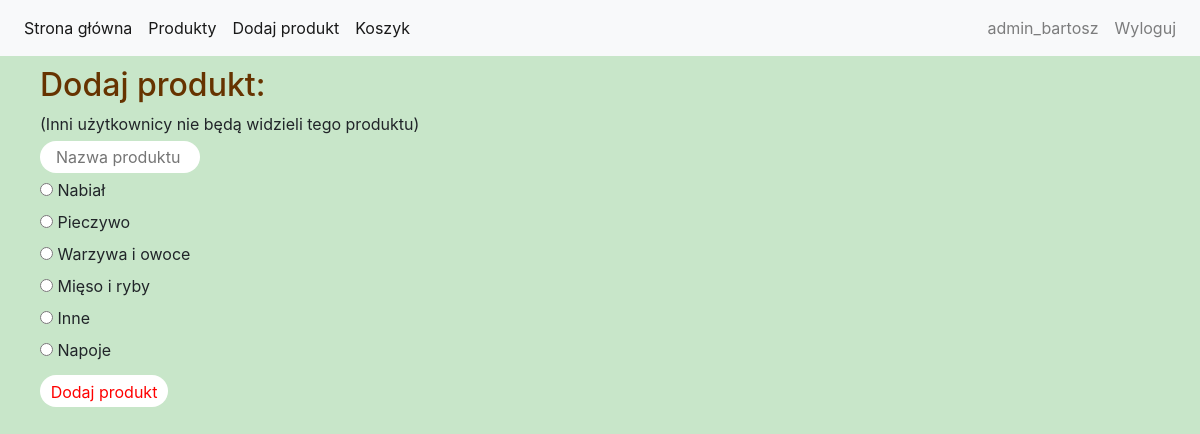
Page /add_product_view/ (signed in) on the committed database.
### project_app/models.py (models this page shows, shortened)
class Category(models.Model):
    id = models.AutoField(primary_key=True)
    category_name = models.TextField(default = 0)

### project_app/views.py (the view)
# urls.py: path('add_product_view/', add_product_view, name='add_product_view'),
@login_required
def add_product_view(request):
    cat = Category.objects.filter()
    context = {'category': cat}
    return render(request, "add_product_form.html", context)

### templates/add_product_form.html (shortened to what this page needs)
{% extends 'base_logged.html' %}
{% load static %}
{% block content %}
<body class="background-color">
    <div style="margin-left: 40px; margin-top: 10px" class="add_product_form">
        <form action="/add_product/" method="post">
            <h2>Dodaj produkt:</h2>
            (Inni użytkownicy nie będą widzieli tego produktu)<br>
            <input class="add_product" id="product_name" type="text" name="product_name" placeholder="Nazwa produktu" maxlength="30">
            <br>
        {% for i in category %}
            <input type="radio" id="{{i.id}}" name="radiocat" value="{{i.id}}">
            <label>{{ i.category_name }}</label><br>
        {% endfor %}
            <input class="add_product_button" type="submit" value="Dodaj produkt"><br>
        </form>
    </div>
</body>
{% endblock %}

### templates/base_logged.html (shortened to what this page needs)
<!DOCTYPE html>
{% load static %}
<html lang="pl">
<head>
    <link rel="stylesheet" href="{% static 'css/style.css' %}">
    <link rel="stylesheet" href="https://stackpath.bootstrapcdn.com/bootstrap/4.4.1/css/bootstrap.min.css"
>
</head>
<body>
<nav class="navbar navbar-expand-lg navbar-light bg-light">
  <div class="collapse navbar-collapse" id="navbarNav">
    <ul class="navbar-nav">
      <li class="nav-item active">
        <a class="nav-link" href="{% url 'home' %}">Strona główna <span class="sr-only">(current)</span></a>
      </li>
      <li class="nav-item active">
        <a class="nav-link" href="{% url 'my_search' %}">Produkty<span class="sr-only">(current)</span></a>
      </li>
      <li class="nav-item active">
        <a class="nav-link" href="{% url 'add_product_view' %}">Dodaj produkt <span class="sr-only">(current)</span></a>
      </li>
      <li class="nav-item active">
        <a class="nav-link" href="{% url 'cart' %}">Koszyk <span class="sr-only">(current)</span></a>
      </li>
    </ul>
      <ul class="navbar-nav ml-auto">
      <li class="nav-item">
        <a class="nav-link" href="{% url 'edit_profil' %}">{% if request.user.is_authenticated %}{{ request.user }}{% endif %}</a>
      </li>
      <li class="nav-item">
        <a class="nav-link" href="{% url 'logout' %}">Wyloguj</a>
      </li>
    </ul>
  </div>
</nav>
{% block content %}
{% endblock %}
</body>
</html>

### public/static/css/style.css (style rules this page uses)
h2 { color: #663300; size: 10; }
.background-color { background: #C8E6C9; }
.add_product { height: 2rem; width: 10rem; margin: 0.3rem auto; padding: 1rem; border: 0px; border-radius: 2rem; background: white; color: black; }

### rows in the picture
Category: category_name "Nabiał"
Category: category_name "Pieczywo"
Category: category_name "Warzywa i owoce"
Category: category_name "Mięso i ryby"
Category: category_name "Inne"
Category: category_name "Napoje"

### other values in the picture
{{ request.user }} "admin_bartosz"
